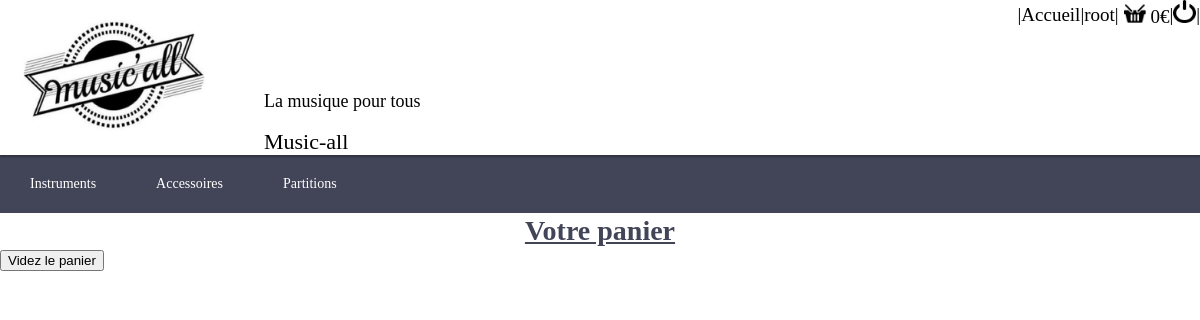
The app's page /controler/panier.controler.php?connect=root, older data.
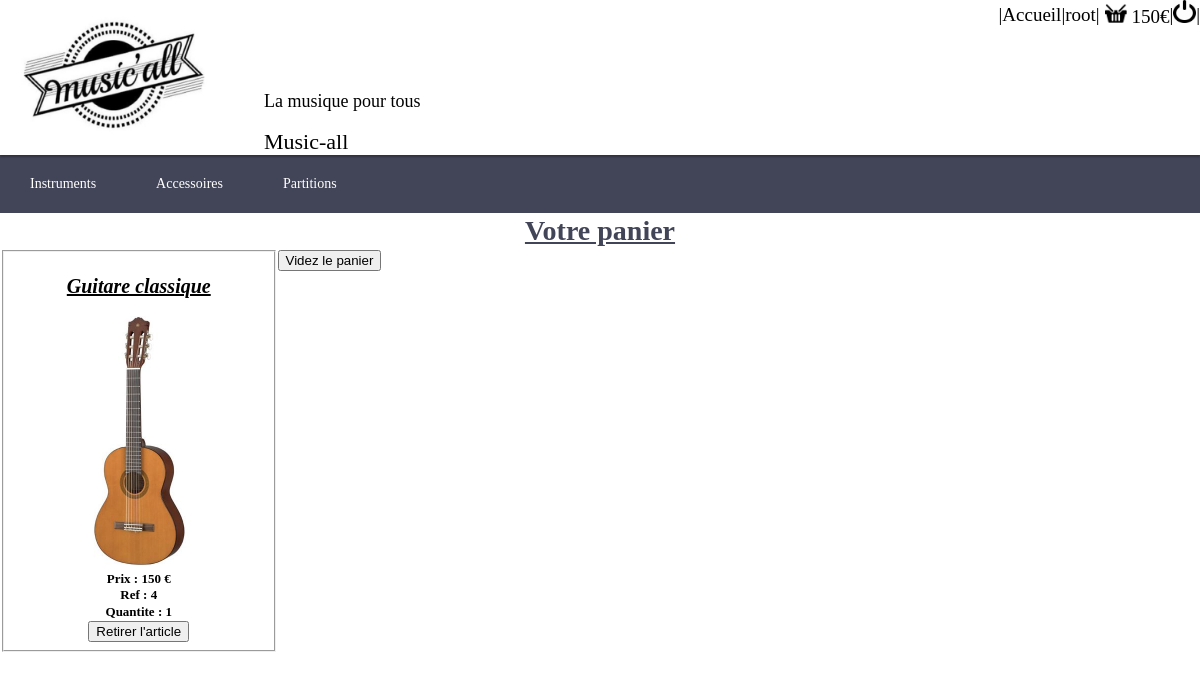
The same page, newer data.
### tables this page shows
CREATE TABLE panier(
	user TEXT REFERENCES utilisateur(username),
	ref INTEGER REFERENCES article(ref),
	categorie INTEGER REFERENCES article(categorie),
	quantite INTEGER,
	PRIMARY KEY(user,ref,categorie)
);

### controler/main.controler.php (called while the page is built, shortened)
<?php
require_once("../model/article.class.php");
require_once("../model/DAO.class.php");
  global $prixPanier;
  $database = new DAO();
  if((!isset($_GET['connect']))&&(!isset($connect))){
      global $connect;
      global $user;
      $prixPanier=0;
  }elseif((isset($_GET['connect']))&&($_GET['connect']!='')){
      global $user;
      $user=$_GET['connect'];
      global $connect;
      $connect=true;
      $prixPanier=$database->getPrixPanier($user);
  }elseif((isset($connect))&&($connect)){
    $prixPanier=$database->getPrixPanier($user);
    $utilisateur = $database->getUtilisateur($user);
    $admin = $utilisateur->getType();
  }elseif((isset($_GET['connect']))&&($_GET['connect']=='')){
    global $connect;
    $connect=false;
    $prixPanier=0;
  }
  if (isset($_GET['categorie'])) {
    $categorie = $database->getCategorie($_GET['categorie']);
    $IDcategorie = $categorie->__get("id");
    if (isset($_POST['tri'])) {
      if ($_POST['tri'] == "nomA") {
        $articles = $database->triArticleNomAZ($IDcategorie);
      } else if ($_POST['tri'] == "nomZ"){
        $articles = $database->triArticleNomZA($IDcategorie);
      } else if ($_POST['tri'] == "prixc"){
        $articles = $database->triArticlePrixC($IDcategorie);
      } else if ($_POST['tri'] == "prixd") {
        $articles = $database->triArticlePrixD($IDcategorie);
      } else {
        $articles = $database->triArticleRef($IDcategorie);
      }
    } else {
      $articles = $database->triArticleRef($IDcategorie);
    }
    $nbelem = count($articles);
  } else {
    $nbelem = 0;
  }
  include("../View/pagePrincipale.view.php");
 ?>

### controler/panier.controler.php (called while the page is built, shortened)
<?php
require_once("../model/article.class.php");
require_once("../model/DAO.class.php");
$database = new DAO();
$user=$_GET["connect"];
if((isset($_GET["ref"]))&&(isset($_GET["cat"]))){
  global $cat;
  $ref=$_GET["ref"];
  $cat=$_GET["cat"];
  $database->ajoutezAuPanier($user,$ref,$cat);
}elseif((isset($_GET["retirer"]))&&($_GET["retirer"]=="all")) {
  $database->viderPanier($user);
  $affichepanier=true;
}elseif((isset($_GET["retirer"]))&&($_GET["retirer"]=="article")) {
  $ref=$_GET["ref"];
  $database->supprArticle($user,$ref);
  $affichepanier=true;
}elseif((isset($_GET["retirer"]))&&($_GET["retirer"]=="unarticle")) {
  $ref=$_GET["ref"];
  $database->supprunArticle($user,$ref);
  $affichepanier=true;
}else{
  $affichepanier=true;
}
$panier=$database->getPanier($user);
include("main.controler.php");
 ?>

### model/DAO.class.php (called while the page is built, shortened)
<?php
require_once("article.class.php");
    class DAO {
        private $db;
        private $database = 'sqlite:../model/data/musicall.db';
        function __construct() {
          try {
            $this->db = new PDO($this->database);
          } catch (PDOException $e) {
            die ("erreur de connexion :".$e->getMessage());
          }
        }
    function getArticleRef($ref): article {
      $commande =  'SELECT * FROM article WHERE ref="' . $ref . '"';
      $sth = $this->db->query($commande);
      $result = $sth->fetchAll(PDO::FETCH_CLASS|PDO::FETCH_PROPS_LATE,"article");
      return $result[0];
    }
    function getPanier($user){
      $commande =  'SELECT * FROM panier WHERE user="'.$user.'" ';
      $sth = $this->db->query($commande);
      $result = $sth->fetchAll(PDO::FETCH_ASSOC);
      return $result;
    }
    function getPrixPanier($user):int{
      $panier=$this->getPanier($user);
      $prixtot=0;
      foreach ($panier as $value) {
        $ref=$value['ref'];
        $article=$this->getArticleRef($ref);
        $prixarticle=($article->getPrix())*$value['quantite'];
        $prixtot=$prixtot+$prixarticle;
      }
      return $prixtot;
    }
}
 ?>

### model/article.class.php (called while the page is built, shortened)
<?php
class article{
 private $prix;
  function __get($name){
    return $this->$name;
}
  function getPrix(){
    return $this->prix;
  }
}
 ?>

### View/pagePrincipale.view.php (the view, shortened to what this page needs)
  <!DOCTYPE html>
<html lang="en" dir="ltr">
  <head>
    <link rel="stylesheet" href="../View/pagePrincipale.view.css">
  </head>
  <body>
      <header>
        <?php
          global $parametre;
          if($connect){
            $parametre="connect=".$user;
          }else{
            $parametre="connect=";
          }
          ?>
        <div class="MainMenu">
          <div class="MenuTot">
            <div class="MenuEste">
              <div class="col1">
                <a href="main.controler.php?<?php echo $parametre; ?>"><img src="../View/models/logo.jpg" alt="Logo du site" width="238" height="153"></a>
              </div>
              <div class="col2">
                <div class="ligne1">
                  <span class="sepHome">|</span>
                  <a class="lienHome" href="main.controler.php?<?php echo $parametre; ?>"><span>Accueil</span></a>
                  <span class="sepHome">|</span>
                  <?php if($connect){echo $user;}else{?> <a class="lienConnexion" href="../View/pageConnexion.view.php?<?php if(isset($paracat)){echo $paracat;} ?>">Compte</a><?php } ?>
                  <span class="sepHome">|</span>
                  <div class="Panier">
                    <a href="panier.controler.php?<?php echo $parametre; ?>">
                      <img src="../View/models/panier.png" alt="panier" width="22" height="22">
                      <span class="prixPanier"><?=$prixPanier?>€</span>
                    </a>
                  </div>
                  <span class="sepHome">|</span>
                  <?php if($connect){ ?>
                    <a href="main.controler.php?connect=&<?php if(isset($paracat)){echo $paracat;} ?>"> <img src="../View/models/logout.png" alt="logout" width="23" height="23"> </a>
                    <span class="sepHome">|</span>
                  <?php } ?>
                </div>
                <div class="ligne2">
                  <div class="slogan">
                    <p class="Slg">La musique pour tous</p>
                    <h1 class="Titre">Music-all</h1>
                  </div>
                </div>
              </div>
          </div>
          </div>
      </div>
      <div class="MenuDeroulant">
        <nav>
          <ul>
            <li class="menu-instruments"><a href="">Instruments</a>
            </li>
            <li class="menu-accessoires"><a href="#">Accessoires</a>
            </li>
            <li class="menu-partitions"><a href="#">Partitions</a>
            </li>
          </ul>
        </nav>
      </div>
      </header>
      <?php if  ($nbelem != 0) {?>
      <div class="tris">
        <h1>Trier par :</h1>
        <FORM class="" action="../controler/main.controler.php?<?php echo $parametre; ?>&<?php if(isset($paracat)){echo $paracat;} ?>" method="post">
          <div class="">
            <label for="ref">Référence</label>
          <INPUT id="ref" type="radio" name="tri" value="référence">
          </div>
          <div class="">
            <label for="nomA">Nom A-Z</label>
          <INPUT id = "nomA" type="radio" name="tri" value="nomA">
          </div>
          <div class="">
            <label for="nomZ">Nom Z-A</label>
          <INPUT id = "nomZ" type="radio" name="tri" value="nomZ">
          </div>
          <div class="">
            <label for="prixc">Prix croissant</label>
          <INPUT id = "prixc" type="radio" name="tri" value="prixc">
          </div>
          <div class="">
            <label for="prixd">Prix décroissant</label>
          <INPUT id = "prixd" type="radio" name="tri" value="prixd">
          </div>
          <div class="bouton">
            <input type="submit" name="Valider" value="Valider">
            </div>
        </FORM>
      </div>
      <div class="listArt">
      <h1><?= $categorie->__get("nom") ?></h1>
      <br>
      <?php foreach($articles as $key => $value){   ?>
        <div class="ArticleCatalogue">
          <fieldset class="Art">
            <h2><?= $value->__get("libelle") ?></h2> <br>
            <img src="../View/models/<?= $value->__get("image") ?>" alt="<?=$value->__get("libelle")?>" height="300" width="300"/> <br>
            Informations complémentaires : <?= $value->__get("infoscompl") ?> <br>
            Prix : <?= $value->__get("prix") ?> €<br>
            Ref : <?= $value->__get("ref") ?> <br>
            <?php if($connect){?>
              <a href="panier.controler.php?<?php echo $parametre; ?>&ref=<?= $value->__get("ref")?>&cat=<?= $value->__get("categorie") ?>"> <img src="../View/models/panier.png" alt="AjoutezAuPanier" width="23" height="23"><input type="submit" name="" value="Ajoutez au panier"> </a>
            <?php }else{?>
              <a href="../View/pageConnexion.view.php?<?php if(isset($paracat)){echo $paracat;} ?>"><input type="submit" name="" value="Connectez vous !"></a>
            <?php } ?>
            <?php if ($admin==0) { ?>
              <form class="" action="main.controler.php?<?php echo $parametre; ?>&ref=<?php echo $value->__get("ref");?>&<?php if(isset($paracat)){echo $paracat;} ?>" method="post">
                <input type="number" name="prix" step=0.01 min=0.00 value=0.00>
                <input type="submit" name="changerPrix" value="Changer le prix">
              </form>
            <?php } ?>
        </fieldset>
          </div>
          <?php } ?>
        <?php }elseif (isset($affichepanier)&&$affichepanier) { ?>
          <div class="listPanier">
          <h1> Votre panier </h1>
          <?php foreach ($panier as $val) { $value=$database->getArticleRef($val["ref"]);?>
            <div class="ArticlePanier">
              <fieldset class="Article">
              <h2> <?= $value->__get("libelle") ?> </h2><br>
              <img src="../View/models/<?= $value->__get("image") ?>" alt="<?=$value->__get("libelle")?>" height="250" width="250"/> <br>
              Prix : <?= $value->__get("prix") ?> €<br>
              Ref : <?= $value->__get("ref") ?> <br>
              Quantite : <?= $val["quantite"]?> <br>
              <a href="panier.controler.php?<?php echo $parametre; ?>&retirer=article&ref=<?= $value->__get("ref")?>"><input type="submit" name="vider" value="Retirer l'article"> </a>
            </fieldset>
            </div>
          <?php }  ?>
          <a href="panier.controler.php?<?php echo $parametre; ?>&retirer=all"><input type="submit" name="vider" value="Videz le panier"> </a>
            </div>
        <?php }else{ ?>
          <img src="../View/models/accueil.jpg" alt="photo accueil" width="100%" height="75%">
        <?php } ?>
  </body>
</html>

### View/pagePrincipale.view.css (style rules this page uses)
body { font-family: Calibri,serif; margin: 0px; padding: 0px; font-size: 14px; line-height: 1.3; }
.MainMenu { background-color: hsla(0,0%,100%,.8); box-shadow: 0 2px 2px RGBa(0,0,0,.3); position: relative; z-index: 3000; }
.MenuTot { max-width: 1280px; width: 100%; height: 155px; padding: 0; position: relative; z-index: 300; margin: 0 auto; display: flex; flex-flow: row wrap; }
.MenuEste { width: 100%; max-width: 100%; height: 155px; flex-wrap: wrap; display: flex; justify-content: flex-start; align-items: flex-start; }
.col1 { width: 22%; max-width: 22%; height: 155px; }
.col1 > a > img { margin-right: 60px; }
.col2 { width: 78%; max-width: 78%; height: 155px; }
.ligne1 { display: flex; justify-content: flex-end; align-items: center; font-size: 19px; }
.Panier { margin-left: 5px; }
.Panier > a { text-decoration: none; color: black; }
.ligne1 > a { color: black; text-decoration: none; }
.ligne2 { display: flex; align-items: center; justify-content: space-between; padding-top: 60px; }
.slogan { flex-direction: column; justify-content: center; width: 100%; }
.Slg { font-size: 18px; font-weight: 500; margin: 0 0 0 0; }
.Titre { font-size: 22px; font-weight: 300; line-height: 27px; }
.MenuDeroulant { max-width: 100%; flex: 0 0 100%; display: flex; align-items: center; justify-content: center; position: relative; }
nav > ul { margin: 0px; padding: 0px; }
nav > ul > li { float: left; position: relative; }
nav li { list-style-type: none; }
nav { width: 100%; background-color: #424558; }
nav > ul::after { content: ""; display: block; clear: both; }
nav a { display: inline-block; text-decoration: none; }
nav > ul > li >a { padding: 20px 30px; color: #FFF; }
.listPanier { display: flex; flex-flow: row wrap; }
.listPanier > h1 { color: #424558; text-align: center; margin-top: 0px; font-weight: bold; text-decoration: underline; width:100%; margin:auto; }
.listPanier > a { text-decoration: none; color: black; }
.Article { font-weight: bold; text-align: center; font-size: 13px; }
.Article > h2 { font-size: 20px; font-style: italic; text-decoration: underline; margin-bottom: 0px; }
.Article >a { text-decoration: none; }

Row changes from the older to the newer data that the page shows:
added panier: __get "Guitare classique", __get "150", __get "4", quantite "1"
Text that changed along with them:
$prixPanier: "0" → "150"
